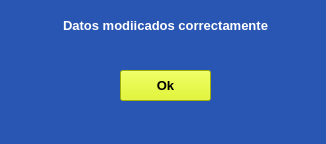
<?xml version="1.0" encoding="UTF-8"?>
<ui version="4.0">
 <class>V_Informacion</class>
 <widget class="QMainWindow" name="V_Informacion">
  <property name="geometry">
   <rect>
    <x>0</x>
    <y>0</y>
    <width>326</width>
    <height>144</height>
   </rect>
  </property>
  <property name="windowTitle">
   <string>MainWindow</string>
  </property>
  <property name="styleSheet">
   <string notr="true">background-color: rgb(41, 86, 178);</string>
  </property>
  <widget class="QWidget" name="centralwidget">
   <widget class="QLabel" name="lbl_Mensaje">
    <property name="geometry">
     <rect>
      <x>10</x>
      <y>0</y>
      <width>311</width>
      <height>51</height>
     </rect>
    </property>
    <property name="font">
     <font>
      <pointsize>12</pointsize>
      <weight>75</weight>
      <bold>true</bold>
     </font>
    </property>
    <property name="text">
     <string>&lt;html&gt;&lt;head/&gt;&lt;body&gt;&lt;p align=&quot;center&quot;&gt;&lt;span style=&quot; font-size:10pt; font-weight:600; color:#ffffff;&quot;&gt;Datos modiicados correctamente&lt;/span&gt;&lt;/p&gt;&lt;/body&gt;&lt;/html&gt;</string>
    </property>
    <property name="alignment">
     <set>Qt::AlignCenter</set>
    </property>
   </widget>
   <widget class="QPushButton" name="btn_Ok">
    <property name="geometry">
     <rect>
      <x>120</x>
      <y>70</y>
      <width>91</width>
      <height>31</height>
     </rect>
    </property>
    <property name="font">
     <font>
      <pointsize>10</pointsize>
      <weight>75</weight>
      <bold>true</bold>
     </font>
    </property>
    <property name="styleSheet">
     <string notr="true">background-color: rgb(220, 246, 0);</string>
    </property>
    <property name="text">
     <string>Ok</string>
    </property>
   </widget>
  </widget>
  <widget class="QMenuBar" name="menubar">
   <property name="geometry">
    <rect>
     <x>0</x>
     <y>0</y>
     <width>326</width>
     <height>21</height>
    </rect>
   </property>
  </widget>
  <widget class="QStatusBar" name="statusbar"/>
 </widget>
 <resources/>
 <connections/>
</ui>
